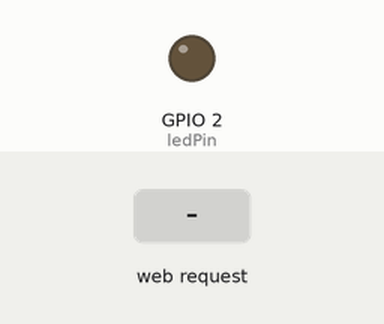
This sketch was run on a simulated ESP8266 (NodeMCU). On the bench: output pins drawn as LEDs (lit = HIGH). The test bench sets the inputs (shaded band). WiFi joins after 1.5 s; servers stay silent unless stated; what the sketch prints to the serial monitor is not drawn.

Above: at 2.7 s.
2.8 s: HTTP request GET /on received
At 3.1 s:
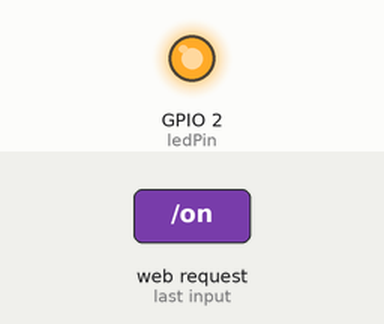
4.3 s: HTTP request GET /off received
At 5.5 s:
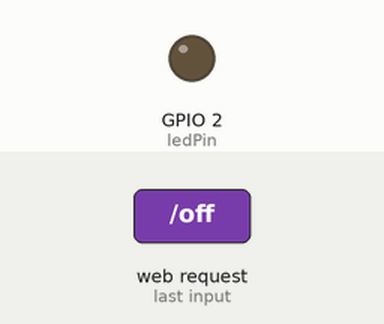
Timing chart, 0 to 7.3 s (numbered marks = the images above; inputs shaded):
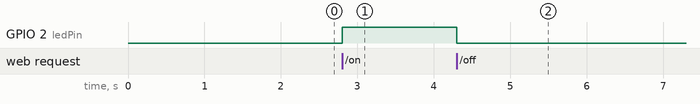

Measured:
- after the input at 2.8 s, GPIO 2 (ledPin): LOW → HIGH at once
- after the input at 4.3 s, GPIO 2 (ledPin): HIGH → LOW at once

The sketch:

ESP8266_WIFI_LED_WED_CONTROL_CODE.ino
```cpp
#include <ESP8266WiFi.h>
#include <ESP8266WebServer.h>

// WiFi credentials
const char* ssid = "xxx";
const char* password = "12345678";

// Create web server on port 80
ESP8266WebServer server(80);

const int ledPin = 2; // D4 on NodeMCU (built-in LED)

// HTML Page with CSS
String htmlPage() {
  String page = "<!DOCTYPE html><html>";
  page += "<head><title>ESP8266 LED Control</title>";
  page += "<style>";
  page += "body { font-family: Arial; text-align: center; background: #f2f2f2; }";
  page += "h1 { color: #333; }";
  page += "button { padding: 15px 40px; font-size: 20px; margin: 15px; ";
  page += "border: none; border-radius: 10px; cursor: pointer; }";
  page += ".on { background-color: #4CAF50; color: white; }";
  page += ".off { background-color: #f44336; color: white; }";
  page += "button:hover { opacity: 0.8; }";
  page += "</style></head>";
  page += "<body>";
  page += "<h1>ESP8266 LED Control</h1>";
  page += "<p><a href=\"/on\"><button class='on'>LED ON</button></a></p>";
  page += "<p><a href=\"/off\"><button class='off'>LED OFF</button></a></p>";
  page += "</body></html>";
  return page;
}

void setup() {
  Serial.begin(115200);
  pinMode(ledPin, OUTPUT);
  digitalWrite(ledPin, LOW);

  // Connect to WiFi
  WiFi.begin(ssid, password);
  Serial.print("Connecting to WiFi");
  while (WiFi.status() != WL_CONNECTED) {
    delay(500);
    Serial.print(".");
  }
  Serial.println("\nWiFi connected!");
  Serial.print("IP Address: ");
  Serial.println(WiFi.localIP());

  // Define server routes
  server.on("/", []() {
    server.send(200, "text/html", htmlPage());
  });

  server.on("/on", []() {
    digitalWrite(ledPin, HIGH);
    server.send(200, "text/html", htmlPage());
  });

  server.on("/off", []() {
    digitalWrite(ledPin, LOW);
    server.send(200, "text/html", htmlPage());
  });

  server.begin();
  Serial.println("HTTP server started");
}

void loop() {
  server.handleClient();
}
```
